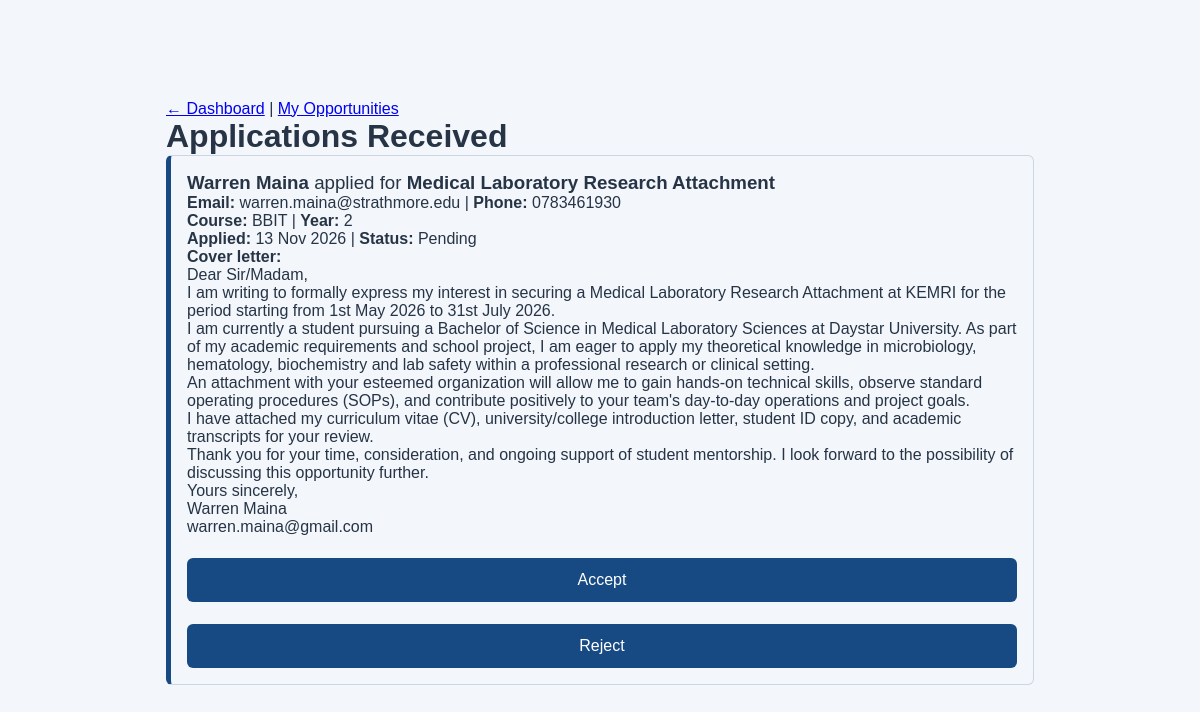
Page /organization/applications.php (signed in) on the committed database.
### tables this page shows
CREATE TABLE `applications` (
  `application_id` int(11) NOT NULL,
  `student_id` int(11) NOT NULL,
  `opportunity_id` int(11) NOT NULL,
  `cover_letter` text DEFAULT NULL,
  `status` enum('pending','accepted','rejected') DEFAULT 'pending',
  `date_applied` timestamp NOT NULL DEFAULT current_timestamp()
);

CREATE TABLE `students` (
  `student_id` int(11) NOT NULL,
  `full_name` varchar(100) NOT NULL,
  `email` varchar(150) NOT NULL,
  `password_hash` varchar(255) NOT NULL,
  `phone` varchar(20) DEFAULT NULL,
  `course` varchar(100) DEFAULT NULL,
  `year_of_study` int(11) DEFAULT NULL,
  `resume_path` varchar(255) DEFAULT NULL,
  `created_at` timestamp NOT NULL DEFAULT current_timestamp()
);

CREATE TABLE `opportunities` (
  `opportunity_id` int(11) NOT NULL,
  `organization_id` int(11) NOT NULL,
  `title` varchar(150) NOT NULL,
  `description` text NOT NULL,
  `requirements` text DEFAULT NULL,
  `location` varchar(150) DEFAULT NULL,
  `duration` varchar(100) DEFAULT NULL,
  `status` enum('open','closed') DEFAULT 'open',
  `date_posted` timestamp NOT NULL DEFAULT current_timestamp()
);

### organization/applications.php (the view, shortened to what this page needs)
<?php
require_once "../config/database.php";
$orgId = (int) $_SESSION['user_id'];
$stmt = $pdo->prepare(
    "SELECT a.application_id, a.cover_letter, a.status, a.date_applied,
            o.title,
            s.full_name, s.email, s.phone, s.course, s.year_of_study
     FROM applications a
     JOIN opportunities o ON a.opportunity_id = o.opportunity_id
     JOIN students s ON a.student_id = s.student_id
     WHERE o.organization_id = ?
     ORDER BY (a.status = 'pending') DESC, a.date_applied DESC"
);
$stmt->execute([$orgId]);
$applications = $stmt->fetchAll();
?>
<!DOCTYPE html>
<html lang="en">
<head>
    <link rel="stylesheet" href="../assets/style.css">
</head>
<body>
    <div style="max-width:900px; margin:40px auto; padding:0 16px;">
        <p>
            <a href="dashboard.php">&larr; Dashboard</a> |
            <a href="opportunities.php">My Opportunities</a>
        </p>
        <h1>Applications Received</h1>
        <?php if (empty($applications)): ?>
            <p>No applications have been submitted yet.</p>
        <?php else: ?>
            <?php foreach ($applications as $app): ?>
                <div style="border:1px solid #ccd6e0; border-left:5px solid #174a83;
                            border-radius:6px; padding:16px; margin-bottom:16px;">
                    <h3 style="margin-top:0;"><?= htmlspecialchars($app['full_name']) ?>
                        <span style="font-weight:normal;"> applied for </span>
                        <?= htmlspecialchars($app['title']) ?></h3>
                    <p><strong>Email:</strong> <?= htmlspecialchars($app['email']) ?>
                       | <strong>Phone:</strong> <?= htmlspecialchars($app['phone'] ?? '') ?></p>
                    <p><strong>Course:</strong> <?= htmlspecialchars($app['course'] ?? '') ?>
                       | <strong>Year:</strong> <?= htmlspecialchars((string) ($app['year_of_study'] ?? '')) ?></p>
                    <p><strong>Applied:</strong> <?= htmlspecialchars(date('d M Y', strtotime($app['date_applied']))) ?>
                       | <strong>Status:</strong> <?= htmlspecialchars(ucfirst($app['status'])) ?></p>
                    <p><strong>Cover letter:</strong><br>
                        <?= !empty($app['cover_letter'])
                            ? nl2br(htmlspecialchars($app['cover_letter']))
                            : '<em>No cover letter provided.</em>' ?>
                    </p>
                    <?php if ($app['status'] === 'pending'): ?>
                        <form method="post" action="applications.php" style="display:inline;">
                            <button type="submit" name="action" value="accept">Accept</button>
                            <button type="submit" name="action" value="reject">Reject</button>
                        </form>
                    <?php endif; ?>
                </div>
            <?php endforeach; ?>
        <?php endif; ?>
    </div>
</body>
</html>

### assets/style.css (style rules this page uses)
* { margin: 0; padding: 0; box-sizing: border-box; }
body { font-family: Arial, sans-serif; background: #f3f6fb; color: #263445; min-height: 100vh; display: flex; justify-content: center; align-items: center; padding: 25px; }
button { width: 100%; margin-top: 22px; padding: 13px; border: none; border-radius: 6px; background: #174a83; color: white; font-size: 16px; cursor: pointer; }

### rows in the picture
applications: student.full_name "Warren Maina", opportunity.title "Medical Laboratory Research Attachment", student.email "warren.maina@strathmore.edu", student.phone "0783461930", student.course "BBIT", student.year_of_study "2", date_applied "13 Nov 2026", status "Pending", cover_letter "Dear Sir/Madam, I am writing to formally express my interest in securing a Medical Laboratory Research Attachment at KEMRI for the period starting from 1st May 2026 to 31st July 2026. I am currently a student pursuing a Bachelor of Science in Medical Laboratory Sciences at Daystar University. As part of my academic requirements and school project, I am eager to apply my theoretical knowledge in microbiology, hematology, biochemistry and lab safety within a professional research or clinical setting. An attachment with your esteemed organization will allow me to gain hands-on technical skills, observe standard operating procedures (SOPs), and contribute positively to your team's day-to-day…"
